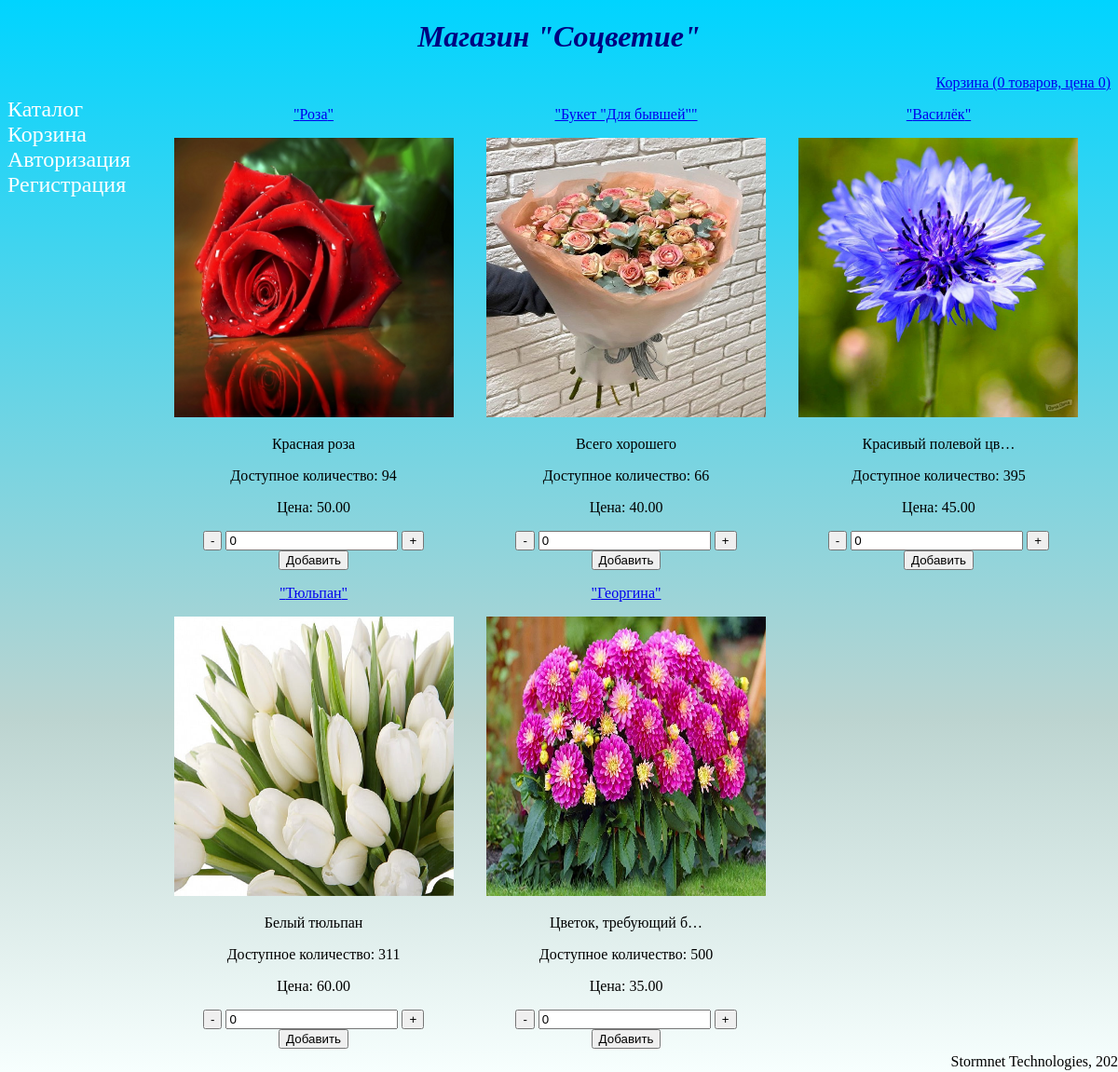
The page / on the database its author committed.
### Main/models.py (models this page shows, shortened)
class Flowers(models.Model):
    name = models.CharField(max_length=50)
    price = models.DecimalField(decimal_places=2, max_digits=6)
    description = models.TextField(max_length=100)
    photo = models.ImageField(upload_to='flowers')
    quantity = models.PositiveIntegerField()
    slug = models.SlugField(max_length=50, default=' ')

### Main/views.py (the view, shortened to what this page needs)
# urls.py: path('', CatalogView.as_view(), name='catalog'),
class CatalogView(View):
    def get(self, request):
        html = 'Catalog.html'
        flowers = Flowers.objects.all()
        form = SimpleForm()
        cart = Cart(request)
        print(request.session['cart'])
        context = {'flowers': flowers,
                   'cart': cart,
                   'form': form}
        return render(request, html, context)

### Main/forms.py
class SimpleForm(forms.Form):
    quantityField = forms.IntegerField(label="Количество")

### Cart/Cart.py (called while the page is built)
    def total_price(self):
        total_price = 0
        for el in self.cart:
            total_price += float(self.cart[el]['quantity']) * float(self.cart[el]['price'])
        return total_price

    def total_quantity(self):
        cart_quantity = 0
        for el in self.cart:
            cart_quantity += int(self.cart[el]['quantity'])
        return cart_quantity

### Main/templates/Catalog.html (shortened to what this page needs)
{% extends "base.html"%}
{% block content %}
<div class="header">
    <div class="cart" style="text-align:right;">
     <a href="{% url 'cart' %}">Корзина ({{cart.total_quantity}} товаров, цена {{cart.total_price}})</a>
        </div>
</div>
<div style="display: grid;
        grid-template-columns: repeat(3, 1fr);">
    {% for flower in flowers %}
    <div style="text-align:center;width:90%">
        <a href="{% url 'detail' slug=flower.slug %}"><p>"{{flower.name}}"</p></a>
        <img src="{{flower.photo.url}}" style="width:300px;height:300px">
        <p>{{flower.description|truncatechars:20}}</p>
        <p>Доступное количество: {{flower.quantity}}</p>
        <p>Цена: {{flower.price}}</p>
        <button onclick="getElementById('{{flower.name}}1').value = Number(getElementById('{{flower.name}}1').value) - Number(1)">-</button>
        <input id="{{flower.name}}1" type="text" value="0" form="{{flower.name}}" name="quantity">
        <button onclick="getElementById('{{flower.name}}1').value = Number(getElementById('{{flower.name}}1').value) + Number(1)">+</button>
        <form action="" method="POST" id="{{flower.name}}" name="{{flower.name}}">
            <input type="submit" value="Добавить">
        </form>
    </div>
        {% endfor %}
    </div>
{% endblock content %}

### Cart/templates/base.html (shortened to what this page needs)
{% load static %}
<!DOCTYPE html>
<html lang="en">
<head>
</head>
<body>
<div id="header">
    <h1 id="main_head">Магазин "Соцветие"</h1>
</div>
<div>
<div id="container"/>
    <div id="sidebar">
        <ul>
            <li><a href="{%url 'catalog'%}">Каталог</a></li>
            <li><a href="{%url 'cart'%}">Корзина</a></li>
            <li><a href="{%url 'login'%}">Авторизация</a></li>
            <li><a href="{%url 'register'%}">Регистрация</a></li>
        </ul>
    </div>
    <div id="content">
    {% block content %}
    {% endblock content %}
    </div>
</div>
<footer>Stormnet Technologies, 2023</footer>
<div style="height:25px;"></div>
</body>
</html>

### Cart/templates/base.html (style rules this page uses)
html { height:100%; }
body { padding-bottom:20px; height:100%; background:linear-gradient(0deg, rgba(247,255,254,1) 0%, rgba(188,212,208,1) 33%, rgba(0,212,255,1) 100%) no-repeat; background-attachment: fixed; position:relative; }
#main_head { color:navy; font-style:italic; text-align:center; }
footer { position:fixed; bottom:0; width:100%; height:20px; text-align: right; }
#sidebar { font-size:24px; width:15%; margin-right:auto; position: fixed; }
#sidebar a { text-decoration: none; color: white; }
#sidebar ul { list-style-type: none; padding: 0; }
#content { width:85%; height:80%; margin-bottom:auto; margin-left:auto; position: relative; }

### rows shown on the page
Flowers: name "Роза", photo (picture), description "Красная роза", quantity "94", price "50.00"
Flowers: name "Букет \"Для бывшей\"", photo (picture), description "Всего хорошего", quantity "66", price "40.00"
Flowers: name "Василёк", photo (picture), description "Красивый полевой цв…", quantity "395", price "45.00"
Flowers: name "Тюльпан", photo (picture), description "Белый тюльпан", quantity "311", price "60.00"
Flowers: name "Георгина", photo (picture), description "Цветок, требующий б…", quantity "500", price "35.00"

### other values the page prints
{{ cart.total_quantity }} "0"
{{ cart.total_price }} "0"
